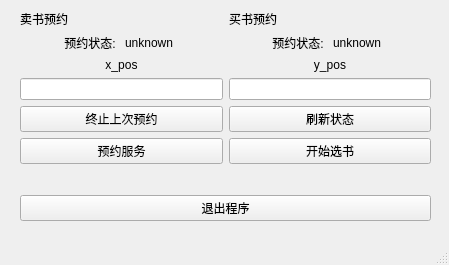
<?xml version="1.0" encoding="UTF-8"?>
<ui version="4.0">
 <class>MainWindow</class>
 <widget class="QMainWindow" name="MainWindow">
  <property name="geometry">
   <rect>
    <x>0</x>
    <y>0</y>
    <width>449</width>
    <height>265</height>
   </rect>
  </property>
  <property name="windowTitle">
   <string>MainWindow</string>
  </property>
  <widget class="QWidget" name="centralwidget">
   <widget class="QWidget" name="verticalLayoutWidget">
    <property name="geometry">
     <rect>
      <x>20</x>
      <y>10</y>
      <width>411</width>
      <height>211</height>
     </rect>
    </property>
    <layout class="QVBoxLayout" name="verticalLayout">
     <item>
      <layout class="QGridLayout" name="gridLayout_2">
       <item row="1" column="0">
        <layout class="QHBoxLayout" name="horizontalLayout">
         <item>
          <widget class="QLabel" name="label_4">
           <property name="text">
            <string>预约状态: </string>
           </property>
           <property name="alignment">
            <set>Qt::AlignRight|Qt::AlignTrailing|Qt::AlignVCenter</set>
           </property>
          </widget>
         </item>
         <item>
          <widget class="QLabel" name="label_5">
           <property name="text">
            <string>unknown</string>
           </property>
           <property name="alignment">
            <set>Qt::AlignLeading|Qt::AlignLeft|Qt::AlignVCenter</set>
           </property>
          </widget>
         </item>
        </layout>
       </item>
       <item row="3" column="0">
        <widget class="QPushButton" name="pushButton_5">
         <property name="sizePolicy">
          <sizepolicy hsizetype="Preferred" vsizetype="Preferred">
           <horstretch>0</horstretch>
           <verstretch>0</verstretch>
          </sizepolicy>
         </property>
         <property name="text">
          <string>终止上次预约</string>
         </property>
        </widget>
       </item>
       <item row="0" column="0">
        <widget class="QLabel" name="label">
         <property name="text">
          <string>卖书预约</string>
         </property>
         <property name="alignment">
          <set>Qt::AlignLeading|Qt::AlignLeft|Qt::AlignTop</set>
         </property>
        </widget>
       </item>
       <item row="1" column="1">
        <layout class="QHBoxLayout" name="horizontalLayout_2">
         <item>
          <widget class="QLabel" name="label_7">
           <property name="text">
            <string>预约状态: </string>
           </property>
           <property name="alignment">
            <set>Qt::AlignRight|Qt::AlignTrailing|Qt::AlignVCenter</set>
           </property>
          </widget>
         </item>
         <item>
          <widget class="QLabel" name="label_8">
           <property name="text">
            <string>unknown</string>
           </property>
           <property name="alignment">
            <set>Qt::AlignLeading|Qt::AlignLeft|Qt::AlignVCenter</set>
           </property>
          </widget>
         </item>
        </layout>
       </item>
       <item row="3" column="1">
        <widget class="QPushButton" name="pushButton_4">
         <property name="sizePolicy">
          <sizepolicy hsizetype="Preferred" vsizetype="Preferred">
           <horstretch>0</horstretch>
           <verstretch>0</verstretch>
          </sizepolicy>
         </property>
         <property name="text">
          <string>刷新状态</string>
         </property>
        </widget>
       </item>
       <item row="0" column="1">
        <widget class="QLabel" name="label_6">
         <property name="text">
          <string>买书预约</string>
         </property>
         <property name="alignment">
          <set>Qt::AlignLeading|Qt::AlignLeft|Qt::AlignTop</set>
         </property>
        </widget>
       </item>
       <item row="4" column="0">
        <widget class="QPushButton" name="pushButton">
         <property name="sizePolicy">
          <sizepolicy hsizetype="Preferred" vsizetype="Preferred">
           <horstretch>0</horstretch>
           <verstretch>0</verstretch>
          </sizepolicy>
         </property>
         <property name="text">
          <string>预约服务</string>
         </property>
        </widget>
       </item>
       <item row="4" column="1">
        <widget class="QPushButton" name="pushButton_2">
         <property name="sizePolicy">
          <sizepolicy hsizetype="Preferred" vsizetype="Preferred">
           <horstretch>0</horstretch>
           <verstretch>0</verstretch>
          </sizepolicy>
         </property>
         <property name="layoutDirection">
          <enum>Qt::LeftToRight</enum>
         </property>
         <property name="text">
          <string>开始选书</string>
         </property>
        </widget>
       </item>
       <item row="2" column="0">
        <layout class="QVBoxLayout" name="verticalLayout_2">
         <item>
          <widget class="QLabel" name="label_2">
           <property name="text">
            <string>x_pos</string>
           </property>
           <property name="alignment">
            <set>Qt::AlignCenter</set>
           </property>
          </widget>
         </item>
         <item>
          <widget class="QLineEdit" name="lineEdit">
           <property name="alignment">
            <set>Qt::AlignCenter</set>
           </property>
          </widget>
         </item>
        </layout>
       </item>
       <item row="2" column="1">
        <layout class="QVBoxLayout" name="verticalLayout_3">
         <item>
          <widget class="QLabel" name="label_3">
           <property name="text">
            <string>y_pos</string>
           </property>
           <property name="alignment">
            <set>Qt::AlignCenter</set>
           </property>
          </widget>
         </item>
         <item>
          <widget class="QLineEdit" name="lineEdit_2">
           <property name="alignment">
            <set>Qt::AlignCenter</set>
           </property>
          </widget>
         </item>
        </layout>
       </item>
      </layout>
     </item>
     <item>
      <spacer name="verticalSpacer">
       <property name="orientation">
        <enum>Qt::Vertical</enum>
       </property>
       <property name="sizeHint" stdset="0">
        <size>
         <width>20</width>
         <height>40</height>
        </size>
       </property>
      </spacer>
     </item>
     <item>
      <widget class="QPushButton" name="pushButton_3">
       <property name="sizePolicy">
        <sizepolicy hsizetype="Preferred" vsizetype="Preferred">
         <horstretch>0</horstretch>
         <verstretch>0</verstretch>
        </sizepolicy>
       </property>
       <property name="text">
        <string>退出程序</string>
       </property>
      </widget>
     </item>
    </layout>
   </widget>
  </widget>
  <widget class="QMenuBar" name="menubar">
   <property name="geometry">
    <rect>
     <x>0</x>
     <y>0</y>
     <width>449</width>
     <height>21</height>
    </rect>
   </property>
  </widget>
  <widget class="QStatusBar" name="statusbar"/>
 </widget>
 <resources/>
 <connections>
  <connection>
   <sender>pushButton_3</sender>
   <signal>clicked()</signal>
   <receiver>MainWindow</receiver>
   <slot>close()</slot>
   <hints>
    <hint type="sourcelabel">
     <x>227</x>
     <y>157</y>
    </hint>
    <hint type="destinationlabel">
     <x>302</x>
     <y>153</y>
    </hint>
   </hints>
  </connection>
 </connections>
</ui>
